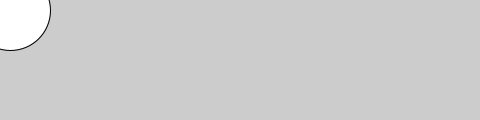
Frame 1 (no input)
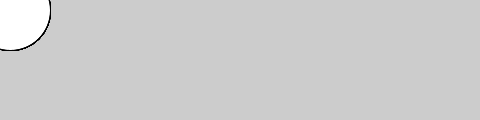
Frame 60 (the mouse pressed at the canvas centre just before this capture)
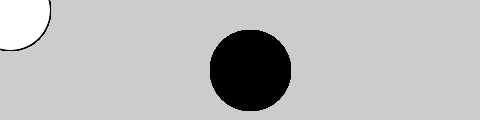
Frame 120 (the mouse held since frame 60 and released just before this capture)

The Processing sketch that drew these frames (run headless with seeded random() and noise(); from frame 60 on, the mouse is pressed at the canvas centre):

// Processing sketch: BrianAherne
// ── BrianAherne.pde
void setup() {
  size(480, 120);
}

void draw() {
  if (mousePressed) {
    fill(0);
  } else {
    fill(255);
  }
  ellipse(mouseX+10, mouseY+10, 80, 80);
}
